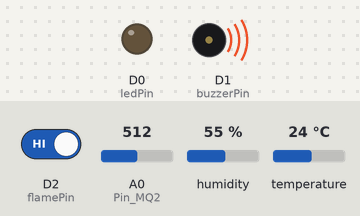
This sketch was run on a simulated ESP8266 (NodeMCU). Parts: output pins drawn as LEDs (lit = HIGH), buzzer (waves = sounding, pin HIGH). Dashed ring = blinking. The test bench sets the inputs (shaded band); at power-on: D2 (flamePin) HIGH, temperature 24 °C, A0 (Pin_MQ2) = 512, humidity 55 %. WiFi joins after 1.5 s; servers stay silent unless stated; the local clock reads 2024-03-15 10:24:30 at power-on unless the sketch sets it; what the sketch prints to the serial monitor is not drawn.

Above: at 2.7 s.
2.8 s: D2 (flamePin) driven LOW
At 4.5 s:
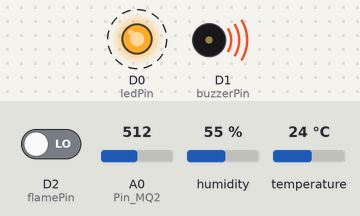
10.8 s: temperature set to 34 °C
14.3 s: temperature set to 37 °C
At 16.0 s:
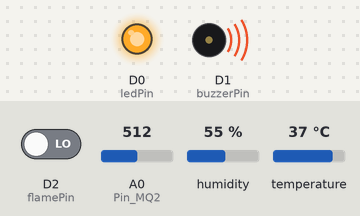
18.6 s: A0 (Pin_MQ2) set to 415
20.8 s: A0 (Pin_MQ2) set to 394
At 23.7 s:
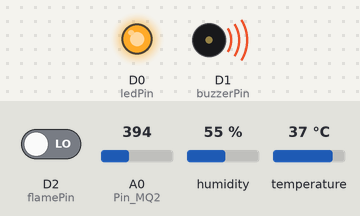
28.8 s: A0 (Pin_MQ2) set to 511
At 29.6 s:
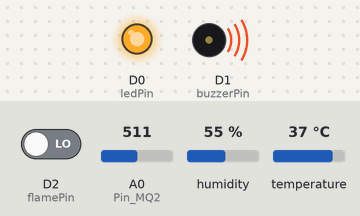
Timing chart, 0 to 31.3 s (numbered marks = the images above; inputs shaded):
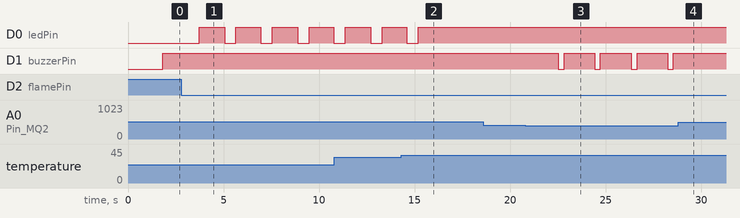

The sketch:

Kelompok4_KodeProgram.ino
```cpp
#ifdef ESP32
#include <WiFi.h>
#else
#include <ESP8266WiFi.h>
#endif
#include <WiFiClientSecure.h>
#include <UniversalTelegramBot.h>
#include <ArduinoJson.h>
#include <DHT.h>

#define ledPin D0
#define buzzerPin D1
#define flamePin D2
#define DHTPin D4
#define Pin_MQ2 A0

// Initialize DHT sensor
DHT dht(DHTPin, DHT11);

// WiFi credentials
const char* ssid = "UGM-Hotspot";
const char* password = "";

// Telegram BOT Token and Chat ID
String BOTtoken = "7334959792:AAFr31P__tcmKEkDRON4QBRJABI_t-mlMI4";
String chat_id = "1531663516";

#ifdef ESP8266
X509List cert(TELEGRAM_CERTIFICATE_ROOT);
#endif

// Initialize Telegram BOT
WiFiClientSecure client;
UniversalTelegramBot bot(BOTtoken, client);

unsigned long lastTimeCheck = 0;
const unsigned long botRequestDelay = 1000;

void setup() {
  Serial.begin(9600);
  pinMode(ledPin, OUTPUT);
  pinMode(buzzerPin, OUTPUT);
  pinMode(flamePin, INPUT);
  pinMode(Pin_MQ2, INPUT);
  digitalWrite(ledPin, LOW);
  digitalWrite(buzzerPin, LOW);
  dht.begin();

  // Connect to Wi-Fi
#ifdef ESP8266
  configTime(0, 0, "pool.ntp.org");
  client.setTrustAnchors(&cert);
#endif
  WiFi.mode(WIFI_STA);
  WiFi.begin(ssid, password);
#ifdef ESP32
  client.setCACert(TELEGRAM_CERTIFICATE_ROOT);
#endif
  Serial.print("Connecting to WiFi");
  while (WiFi.status() != WL_CONNECTED) {
    delay(500);
    Serial.print(".");
  }
  Serial.println();

  if (WiFi.status() == WL_CONNECTED) {
    Serial.println("Connected to WiFi");
  } else {
    Serial.println("Failed to connect to WiFi");
    return;
  }
}

int readMQ2() {
  unsigned int sensorValue = analogRead(Pin_MQ2);  // Read the analog value from sensor
  unsigned int outputValue = map(sensorValue, 0, 1023, 0, 255); // map the 10-bit data to 8-bit data

  return outputValue;             // Return analog gas value
}

// Mendeteksi gas
void checkAndNotifyGasLeak(int gasValue, float temperature) {
  if (gasValue > 100) {
    String message = "Gas bocor terdeteksi! Nilai PPM: " + String(gasValue) + " PPM";
    bot.sendMessage(chat_id, message, "");
    Serial.println(message);
    digitalWrite(buzzerPin, HIGH); // Turn on buzzer
    if (gasValue > 100 && temperature > 35) {
      String message = "Gas bocor dan suhu tinggi! Berpotensi kebakaran besar! Nilai PPM: " + String(gasValue) + " PPM";
      bot.sendMessage(chat_id, message, "");
      Serial.println(message);
      digitalWrite(ledPin, HIGH);  // Turn on warning LED
      digitalWrite(buzzerPin, HIGH); // Turn on buzzer
    }
  } else {
    digitalWrite(buzzerPin, LOW); // Turn off buzzer
  }
}

// Mendeteksi api
void checkAndNotifyFlame() {
  int flameValue = digitalRead(flamePin);
  if (flameValue == LOW) {  // Assuming LOW indicates flame detected
    String message = "Api terdeteksi!";
    bot.sendMessage(chat_id, message, "");
    Serial.println(message);
    digitalWrite(ledPin, HIGH);  // Turn on warning LED
    digitalWrite(buzzerPin, HIGH); // Turn on buzzer
  }
}

// Mendeteksi suhu
void checkAndNotifyTemperature(float temperature, int gasValue) {
  if (temperature > 35) {
    String message = "Suhu tinggi!";
    bot.sendMessage(chat_id, message, "");
    Serial.println(message);
    digitalWrite(ledPin, HIGH);  // Turn on warning LED
    if (temperature > 35 && gasValue > 100) {
      String message = "Gas bocor dan suhu tinggi! Berpotensi kebakaran besar! Nilai PPM: " + String(gasValue) + " PPM";
      bot.sendMessage(chat_id, message, "");
      Serial.println(message);
      digitalWrite(ledPin, HIGH);  // Turn on warning LED
      digitalWrite(buzzerPin, HIGH); // Turn on buzzer
    }
  } else {
    digitalWrite(ledPin, LOW);   // Turn off warning LED
  }
}

void handleNewMessages(int numNewMessages) {
  for (int i = 0; i < numNewMessages; i++) {
    String chat_id = String(bot.messages[i].chat_id);
    String text = bot.messages[i].text;

    if (text == "/start") {
      String welcome = "Welcome to the \"Pendeteksi Kebakaran\" Bot.\n";
      welcome += "Use the following commands to interact with the bot.\n\n";
      welcome += "/suhu - Get the current temperature status\n";
      welcome += "/gas - Get the current gas sensor value (PPM)\n";
      bot.sendMessage(chat_id, welcome, "");
    }

    if (text == "/suhu") {
      float currentTemperatureC = dht.readTemperature();
      if (isnan(currentTemperatureC)) {
        bot.sendMessage(chat_id, "Failed to read from DHT sensor!", "");
      } else {
        String temperatureStatus = "Current temperature: " + String(currentTemperatureC) + "°C";
        temperatureStatus += " / " + String(currentTemperatureC * 9 / 5 + 32) + "°F";
        bot.sendMessage(chat_id, temperatureStatus, "");
      }
    }

    if (text == "/gas") {
      int gasValue = readMQ2();
      String ppmStatus = "Current gas sensor value: " + String(gasValue) + " PPM";
      bot.sendMessage(chat_id, ppmStatus, "");
    }
  }
}

void loop() {
  int gasValue = readMQ2();
  float currentTemperatureC = dht.readTemperature();

  Serial.print("Analog output: ");
  Serial.println(gasValue);

  if (isnan(currentTemperatureC)) {
    Serial.println("Failed to read from DHT sensor!");
  } else {
    Serial.print("Temperature: ");
    Serial.print(currentTemperatureC);   // Print the temperature in Celsius
    Serial.print("°C");
    Serial.print("  ~  "); // Separator between Celsius and Fahrenheit
    Serial.print(currentTemperatureC * 9 / 5 + 32);   // Print the temperature in Fahrenheit
    Serial.println("°F");
  }

  checkAndNotifyTemperature(currentTemperatureC, gasValue);  // Check and notify temperature
  checkAndNotifyGasLeak(gasValue, currentTemperatureC);  // Check and notify gas leak
  checkAndNotifyFlame();  // Check and notify flame

  delay(1000);

  // Handle new Telegram messages
  if (millis() - lastTimeCheck > botRequestDelay) {
    int numNewMessages = bot.getUpdates(bot.last_message_received + 1);
    handleNewMessages(numNewMessages);
    lastTimeCheck = millis();
  }
}
```

Measured:
- the behaviour switches between 35 and 36 °C on temperature (found by bisection; images 1 and 2)
- the behaviour switches between 404 and 403 on A0 (Pin_MQ2) (found by bisection; images 2 and 3)
- after the input at 2.8 s, D0 (ledPin): alternates HIGH for 1.3 s and LOW for 0.60 s, starting after 0.93 s
- after the input at 14.3 s, D0 (ledPin): goes on until 15.2 s, then stays HIGH
- after the input at 18.6 s, every drawn part: stays the same
- after the input at 20.8 s, D1 (buzzerPin): alternates HIGH for 1.6 s and LOW for 0.30 s, starting after 1.7 s
- after the input at 28.8 s, D1 (buzzerPin): stays HIGH (without the input it goes to LOW after 1.4 s)
